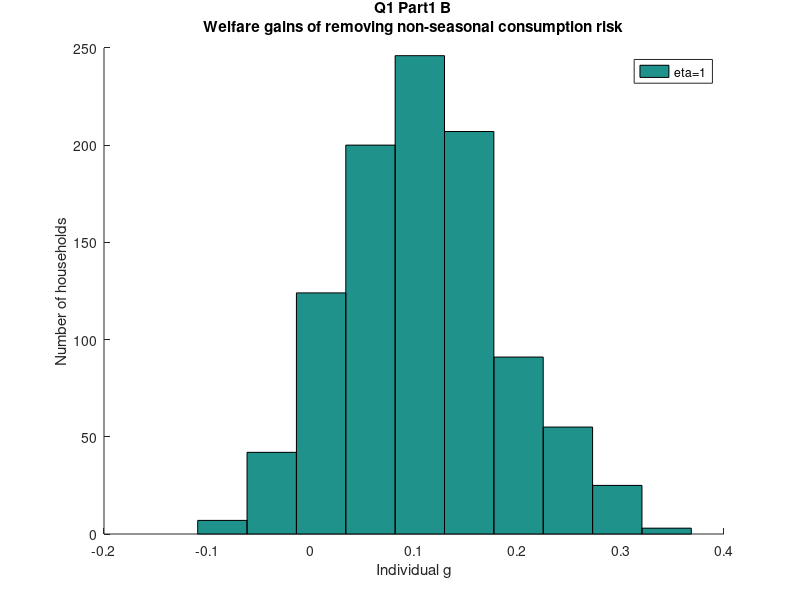

Recreate this plot in MATLAB. (Note: a time limit stopped this script after it produced the figure.)
%%%%%%%%%%%%% DEVELOPMENT ECONOMICS - HOMEWORK 2: QUESTION 1 %%%%%%%%%%%%%%
% Author: Didac Marti Pinto (CEMFI)
% Date: February 8th, 2019
%%%%%%%%%%%%%%%%%%%%%%%%%%%%%%%%%%%%%%%%%%%%%%%%%%%%%%%%%%%%%%%%%%%%%%%%%%%

clc; clear; close all;
rng(1234);

%% SET-UP %%

% Set parameters
N = 1000;
T = 12 * 40; % Total periods = 12 months * 40 years
beta = 0.99^(1/12); % Since anual beta (b^12) is 0.99
sigma_sq_e = 0.2;
sigma_e = sqrt(sigma_sq_e);
sigma_sq_u = 0.2; 
sigma_u = sqrt(sigma_sq_u);
eta_1 = 1;
eta_2 = 2;
eta_4 = 4;

% Deterministic seasonal component
gm_low = [-0.073, -0.185, 0.071, 0.066, 0.045, 0.029, 0.018, 0.018, ... 
    0.018, 0.001, -0.017, -0.041];
gm_mid = [-0.147, -0.370, 0.141, 0.131, 0.090, 0.058, 0.036, 0.036, ...
    0.036, 0.002, -0.033, -0.082];
gm_high = [-0.293, -0.739, 0.282, 0.262, 0.180, 0.116, 0.072, 0.072, ...
    0.072, 0.004, -0.066, -0.164];

% Stochastic seasonal component
sigma_sq_m_low = [ 0.043, 0.034, 0.145, 0.142, 0.137, 0.137, 0.119, ...
    0.102, 0.094, 0.094, 0.085, 0.068];
sigma_sq_m_mid = [0.085, 0.068, 0.290, 0.283, 0.273, 0.273, 0.239, ...
    0.205, 0.188, 0.188, 0.171, 0.137];
sigma_sq_m_high = [0.171, 0.137, 0.580, 0.567, 0.546, 0.546, 0.478, ...
    0.410, 0.376, 0.376, 0.341, 0.273];


%% PART 1: SET UP %%

% Create the individual component z_i 
ln_u = mvnrnd(zeros(N,1),eye(N) * sigma_sq_u).'; % Nx1 matrix with the individual ln_u
z = exp(-sigma_sq_u/2) * exp(ln_u); % Nx1 column with individual components Z_i's
Z = z * ones(1,T); % NxT matrix, where each row contains the individual component 

% Create NxT matrices with seasonal components
S_low = exp( kron(ones(N,40),gm_low) );
S_mid = exp( kron(ones(N,40),gm_mid) );
S_high = exp( kron(ones(N,40),gm_high) );

% Create NxT matrix with individual errors for any period
ln_e = zeros(N,T);
for i = 1:N
    for j = 0:39
        ln_e(i,(1+12*j):((j+1)*12)) = normrnd(0,sigma_e);
    end
end
E = exp(-sigma_sq_e/2) * exp(ln_e);

% Calculate matrix of individual consumptions (NxT each matrix)
Cl_s_or = Z .* S_low .* E; % Individual shock X Low seasonal component (common) 
                           % X Other individual and yearly-varying shock
Cm_s_or = Z .* S_mid .* E;
Ch_s_or = Z .* S_high .* E;
Cl_s = Z .* S_low; % Consumption without individual time-varying shock
Cm_s = Z .* S_mid;
Ch_s = Z .* S_high;
C_or = Z .* E; % Consumption without seasonal component
C = Z ; % Consumption without seasonal component and without non-seasonal
        % risk. Just individual shock

% Discounting matrix
beta_m = zeros(1,12);
beta_y = zeros(1,40);
 for i = 1:12
     beta_m(1,i) = beta.^(i-1);
 end
 for i = 1:40 
     beta_y(1,i) = beta.^(12*i);
 end
Betas = ones(N,1) * kron(beta_y,beta_m);


%% PART 1.A. : WELFARE GAINS REMOVING SEASONALITY %%

% Welfare gains removing seasonal component (eta = 1)
gl1_s = zeros(N,1); % Here I store individuals "g"
gm1_s = zeros(N,1);
gh1_s = zeros(N,1);
for i = 1:N
funl = @(gl) abs(sum( (Betas(i,:) .* log( Cl_s_or(i,:)*(1+gl))) .' - ...
          (Betas(i,:) .* log(C_or(i,:))) .').' );
gl1_s(i,1) = fminbnd(funl,-2,5);

funm = @(gm) abs(sum( (Betas(i,:) .* log( Cm_s_or(i,:)*(1+gm))) .' - ...
          (Betas(i,:) .* log(C_or(i,:))) .').' );
gm1_s(i,1) = fminbnd(funm,-2,5);

funh = @(gh) abs(sum( (Betas(i,:) .* log( Ch_s_or(i,:)*(1+gh))) .' - ...
          (Betas(i,:) .* log(C_or(i,:))) .').' );
gh1_s(i,1) = fminbnd(funh,-2,5);
end

    % Results:
Results = [mean(gl1_s), mean(gm1_s), mean(gh1_s)];
disp(' RESULTS PART 1.A. Mean welfare gains of removing seasonality (eta=1)')
disp(Results)
disp('Each column: Mean "g" for low, mid, and high seasonality')
disp(' ')
disp(' ')

%% PART 1.B. : WELFARE GAINS REMOVING NON-SEASONAL RISK (EPSILONS) %%

% Welfare gains removing non-seasonal consumption risk (eta = 1)
gl1_or = zeros(N,1);
gm1_or = zeros(N,1);
gh1_or = zeros(N,1);
for i = 1:N
funl = @(gl) abs(sum( (Betas(i,:) .* log( Cl_s_or(i,:)*(1+gl))) .' - ...
          (Betas(i,:) .* log(Cl_s(i,:))) .').' );
gl1_or(i,1) = fminbnd(funl,-2,5);

funm = @(gm) abs(sum( (Betas(i,:) .* log( Cm_s_or(i,:)*(1+gm))) .' - ...
          (Betas(i,:) .* log(Cm_s(i,:))) .').' );
gm1_or(i,1) = fminbnd(funm,-2,5);

funh = @(gh) abs(sum( (Betas(i,:) .* log( Ch_s_or(i,:)*(1+gh))) .' - ...
          (Betas(i,:) .* log(Ch_s(i,:))) .').' );
gh1_or(i,1) = fminbnd(funh,-2,5);
end

% Alternative: shut down seasonal risk, and measure the gains then (eta = 1)
g1_or_alt = zeros(N,1);
for i = 1:N
funl = @(gl) abs(sum( (Betas(i,:) .* log( C_or(i,:)*(1+gl))) .' - ...
          (Betas(i,:) .* log(C(i,:))) .').' );
g1_or_alt(i,1) = fminbnd(funl,-2,5);
end

Results = [prctile(gl1_or,10), prctile(gm1_or,10), prctile(gh1_or,10), prctile(g1_or_alt,10); ...
    prctile(gl1_or,50), prctile(gm1_or,50), prctile(gh1_or,50), prctile(g1_or_alt,50); ...
    prctile(gl1_or,90), prctile(gm1_or,90), prctile(gh1_or,90), prctile(g1_or_alt,90); ...
    mean(gl1_or), mean(gm1_or), mean(gh1_or), mean(g1_or_alt); ...
    std(gl1_or), std(gm1_or), std(gh1_or), std(g1_or_alt)];

% Results
disp(' RESULTS PART 1.B. Welfare gains of removing non-seasonal consumption risk (eta=1)')
disp(Results)
disp('First row: 10th percentile. Second row: Median. Third row: 90th percentile. Fourth row: Means. Fifth row: sd')
disp('Each column: "g" for low, mid, high, and no seasonality')
disp(' ')
disp(' ')

% Graph to compare distribution of welfare gains of removing non-seasonal consumption risk
hold on
hist(g1_or_alt);
xlabel('Individual g')
ylabel('Number of households')
legend('eta=1')
title({'Q1 Part1 B', 'Welfare gains of removing non-seasonal consumption risk'})
print('Q1_Part1_B','-dpng')


%% PART 1.D. : RE-DO FOR ETA = 2 & ETA = 4 %%

% Welfare gains removing seasonal component (eta = 2)
gl2_s = zeros(N,1);
gm2_s = zeros(N,1);
gh2_s = zeros(N,1);
for i = 1:N
funl = @(gl) abs(sum( (Betas(i,:) .* ((Cl_s_or(i,:)*(1+gl))).^(1-eta_2) / (1-eta_2)).' - ...
          (Betas(i,:) .* ((C_or(i,:)).^(1-eta_2) / (1-eta_2)) ) .').' );
gl2_s(i,1) = fminbnd(funl,-2,5);

funm = @(gm) abs(sum( (Betas(i,:) .* ((Cm_s_or(i,:)*(1+gm))).^(1-eta_2) / (1-eta_2)).' - ...
          (Betas(i,:) .* ((C_or(i,:)).^(1-eta_2) / (1-eta_2)) ) .').' );
gm2_s(i,1) = fminbnd(funm,-2,5);

funh = @(gh) abs(sum( (Betas(i,:) .* ((Ch_s_or(i,:)*(1+gh))).^(1-eta_2) / (1-eta_2)).' - ...
          (Betas(i,:) .* ((C_or(i,:)).^(1-eta_2) / (1-eta_2)) ) .').' );
gh2_s(i,1) = fminbnd(funh,-2,5);
end

% Welfare gains removing seasonal component (eta = 4)
gl4_s = zeros(N,1);
gm4_s = zeros(N,1);
gh4_s = zeros(N,1);
for i = 1:N
funl = @(gl) abs(sum( (Betas(i,:) .* ((Cl_s_or(i,:)*(1+gl))).^(1-eta_4) / (1-eta_4)).' - ...
          (Betas(i,:) .* ((C_or(i,:)).^(1-eta_4) / (1-eta_4)) ) .').' );
gl4_s(i,1) = fminbnd(funl,-2,5);

funm = @(gm) abs(sum( (Betas(i,:) .* ((Cm_s_or(i,:)*(1+gm))).^(1-eta_4) / (1-eta_4)).' - ...
          (Betas(i,:) .* ((C_or(i,:)).^(1-eta_4) / (1-eta_4)) ) .').' );
gm4_s(i,1) = fminbnd(funm,-2,5);

funh = @(gh) abs(sum( (Betas(i,:) .* ((Ch_s_or(i,:)*(1+gh))).^(1-eta_4) / (1-eta_4)).' - ...
          (Betas(i,:) .* ((C_or(i,:)).^(1-eta_4) / (1-eta_4)) ) .').' );
gh4_s(i,1) = fminbnd(funh,-2,5);
end

% Results:
Results = [mean(gl2_s), mean(gm2_s), mean(gh2_s); ...
    mean(gl4_s), mean(gm4_s), mean(gh4_s)];
disp(' RESULTS PART 1.D. Mean welfare gains of removing seasonality (eta=2 and 4)')
disp(Results)
disp('Row 1: eta=2. Row 2: eta=4')
disp('Each column: Mean "g" for low, mid, and high seasonality')
disp(' ')
disp(' ')

% Welfare gains removing non-seasonal consumption risk (eta = 2)
gl2_or = zeros(N,1);
gm2_or = zeros(N,1);
gh2_or = zeros(N,1);
for i = 1:N
funl = @(gl) abs(sum( (Betas(i,:) .* ((Cl_s_or(i,:)*(1+gl))).^(1-eta_2) / (1-eta_2)).' - ...
          (Betas(i,:) .* ((Cl_s(i,:)).^(1-eta_2) / (1-eta_2)) ) .').' );
gl2_or(i,1) = fminbnd(funl,-2,5);

funm = @(gm) abs(sum( (Betas(i,:) .* ((Cm_s_or(i,:)*(1+gm))).^(1-eta_2) / (1-eta_2)).' - ...
          (Betas(i,:) .* ((Cm_s(i,:)).^(1-eta_2) / (1-eta_2)) ) .').' );
gm2_or(i,1) = fminbnd(funm,-2,5);

funh = @(gh) abs(sum( (Betas(i,:) .* ((Ch_s_or(i,:)*(1+gh))).^(1-eta_2) / (1-eta_2)).' - ...
          (Betas(i,:) .* ((Ch_s(i,:)).^(1-eta_2) / (1-eta_2)) ) .').' );
gh2_or(i,1) = fminbnd(funh,-2,5);
end

% Alternative: shut down seasonal risk, and measure the gains then (eta = 2)
g2_or_alt = zeros(N,1);
for i = 1:N
funl = @(gl) abs(sum( (Betas(i,:) .* ((C_or(i,:)*(1+gl))).^(1-eta_2) / (1-eta_2)).' - ...
          (Betas(i,:) .* ((C(i,:)).^(1-eta_2) / (1-eta_2)) ) .').' );
g2_or_alt(i,1) = fminbnd(funl,-2,5);
end

% Welfare gains removing non-seasonal consumption risk (eta = 4)
gl4_or = zeros(N,1);
gm4_or = zeros(N,1);
gh4_or = zeros(N,1);
for i = 1:N
funl = @(gl) abs(sum( (Betas(i,:) .* ((Cl_s_or(i,:)*(1+gl))).^(1-eta_4) / (1-eta_4)).' - ...
          (Betas(i,:) .* ((Cl_s(i,:)).^(1-eta_4) / (1-eta_4)) ) .').' );
gl4_or(i,1) = fminbnd(funl,-2,5);

funm = @(gm) abs(sum( (Betas(i,:) .* ((Cm_s_or(i,:)*(1+gm))).^(1-eta_4) / (1-eta_4)).' - ...
          (Betas(i,:) .* ((Cm_s(i,:)).^(1-eta_4) / (1-eta_4)) ) .').' );
gm4_or(i,1) = fminbnd(funm,-2,5);

funh = @(gh) abs(sum( (Betas(i,:) .* ((Ch_s_or(i,:)*(1+gh))).^(1-eta_4) / (1-eta_4)).' - ...
          (Betas(i,:) .* ((Ch_s(i,:)).^(1-eta_4) / (1-eta_4)) ) .').' );
gh4_or(i,1) = fminbnd(funh,-2,5);
end

% Alternative: shut down seasonal risk, and measure the gains then (eta = 4)
g4_or_alt = zeros(N,1);
for i = 1:N
funl = @(gl) abs(sum( (Betas(i,:) .* ((C_or(i,:)*(1+gl))).^(1-eta_4) / (1-eta_4)).' - ...
          (Betas(i,:) .* ((C(i,:)).^(1-eta_4) / (1-eta_4)) ) .').' );
g4_or_alt(i,1) = fminbnd(funl,-2,5);
end

Results2 = [prctile(gl2_or,10), prctile(gm2_or,10), prctile(gh2_or,10); ...
    prctile(gl2_or,50), prctile(gm2_or,50), prctile(gh2_or,50); ...
    prctile(gl2_or,90), prctile(gm2_or,90), prctile(gh2_or,90); ...
    mean(gl2_or), mean(gm2_or), mean(gh2_or); ...
    std(gl2_or), std(gm2_or), std(gh2_or)];

Results4 = [prctile(gl4_or,10), prctile(gm4_or,10), prctile(gh4_or,10); ...
    prctile(gl4_or,50), prctile(gm4_or,50), prctile(gh4_or,50); ...
    prctile(gl4_or,90), prctile(gm4_or,90), prctile(gh4_or,90); ...
    mean(gl4_or), mean(gm4_or), mean(gh4_or); ...
    std(gl4_or), std(gm4_or), std(gh4_or)];

% Results (eta=2)
disp(' RESULTS PART 1.D. Welfare gains of removing non-seasonal consumption risk (eta=2)')
disp(Results2)
disp('First row: 10th percentile. Second row: Median. Third row: 90th percentile. Fourth row: Means. Fifth row: sd')
disp('Each column: "g" for low, mid and high seasonality')
disp(' ')
disp(' ')

% Results (eta=4)
disp(' RESULTS PART 1.D. Welfare gains of removing non-seasonal consumption risk (eta=4)')
disp(Results4)
disp('First row: 10th percentile. Second row: Median. Third row: 90th percentile. Fourth row: Means. Fifth row: sd')
disp('Each column: "g" for low, mid and high seasonality')
disp(' ')
disp(' ')

% Graph to compare distribution of welfare gains of removing non-seasonal consumption risk
figure 
hold on
histogram(g1_or_alt);
hold on
histogram(g2_or_alt);
hold on
histogram(g4_or_alt);
xlabel('Individual g')
ylabel('Number of households')
legend('eta=1','eta=2','eta=4')
title({'Q1 Part1 D', 'Welfare gains of removing non-seasonal consumption risk'})
print('Q1_Part1_D','-dpng')


%% PART 2: SET-UP %%


% Create a NxT matrix with seasonal components
Sr_low = zeros(N,T);
for i = 1:N
    for j = 0:39
      Sr_low(i,(1+j*12):(j+1)*12) = exp(-sigma_sq_m_low/2) .* ...
      exp( mvnrnd(zeros(12,1), ones(12,1) * sigma_sq_m_low .* eye(12) ) );
      % Each one is a row of 12 seasonal components used for each indiv.
    end
end
Sr_mid = zeros(N,T);
for i = 1:N
    for j = 0:39
      Sr_mid(i,(1+j*12):(j+1)*12) = exp(-sigma_sq_m_mid/2) .* ...
      exp( mvnrnd(zeros(12,1), ones(12,1) * sigma_sq_m_mid .* eye(12) ) );
      % Each one is a row of 12 seasonal components used for each indiv.
    end
end
Sr_high = zeros(N,T);
for i = 1:N
    for j = 0:39
      Sr_high(i,(1+j*12):(j+1)*12) = exp(-sigma_sq_m_high/2) .* ...
      exp( mvnrnd(zeros(12,1), ones(12,1) * sigma_sq_m_high .* eye(12) ) );
      % Each one is a row of 12 seasonal components used for each indiv.
    end
end

% Calculate matrix of individual consumptions (NxT each matrix)
C_sm_srl_or = Z .* S_mid .*  Sr_low .* E; 
C_sm_srm_or = Z .* S_mid .* Sr_mid .* E;
C_sm_srh_or = Z .* S_mid .* Sr_high .* E;

C_srl_or = Z .* Sr_low .* E; 
C_srm_or = Z .* Sr_mid .* E;
C_srh_or = Z .* Sr_high .* E;

C_sm_srl = Z .* S_mid .*  Sr_low; 
C_sm_srm = Z .* S_mid .* Sr_mid;
C_sm_srh = Z .* S_mid .* Sr_high;

C_sm_or = Z .* S_mid .* E; 


%% PART 2.A : WELFARE GAINS REMOVING SEASONALITY %%

% Welfare gains removing deterministic seasonal component (eta = 1)
gl1_s2 = zeros(N,1); 
gm1_s2 = zeros(N,1);
gh1_s2 = zeros(N,1);
for i = 1:N
funl = @(gl) abs(sum( (Betas(i,:) .* log(C_sm_srl_or(i,:)*(1+gl))) .' - ...
          (Betas(i,:) .* log(C_srl_or(i,:))) .').' );
gl1_s2(i,1) = fminbnd(funl,-2,5);

funm = @(gm) abs(sum( (Betas(i,:) .* log(C_sm_srm_or(i,:)*(1+gm))) .' - ...
          (Betas(i,:) .* log(C_srm_or(i,:))) .').' );
gm1_s2(i,1) = fminbnd(funm,-2,5);

funh = @(gh) abs(sum( (Betas(i,:) .* log(C_sm_srh_or(i,:)*(1+gh))) .' - ...
          (Betas(i,:) .* log(C_srh_or(i,:))) .').' );
gh1_s2(i,1) = fminbnd(funh,-2,5);
end

% Welfare gains removing stochastic seasonal component (eta = 1)
gl1_sr = zeros(N,1); 
gm1_sr = zeros(N,1);
gh1_sr = zeros(N,1);
for i = 1:N
funl = @(gl) abs(sum( (Betas(i,:) .* log(C_sm_srl_or(i,:)*(1+gl))) .' - ...
          (Betas(i,:) .* log(C_sm_or(i,:))) .').' );
gl1_sr(i,1) = fminbnd(funl,-2,5);

funm = @(gm) abs(sum( (Betas(i,:) .* log(C_sm_srm_or(i,:)*(1+gm))) .' - ...
          (Betas(i,:) .* log(C_sm_or(i,:))) .').' );
gm1_sr(i,1) = fminbnd(funm,-2,5);

funh = @(gh) abs(sum( (Betas(i,:) .* log(C_sm_srh_or(i,:)*(1+gh))) .' - ...
          (Betas(i,:) .* log(C_sm_or(i,:))) .').' );
gh1_sr(i,1) = fminbnd(funh,-2,5);
end
  
% Welfare gains removing both seasonal components (eta = 1)
gl1_s_sr = zeros(N,1); 
gm1_s_sr = zeros(N,1);
gh1_s_sr = zeros(N,1);
for i = 1:N
funl = @(gl) abs(sum( (Betas(i,:) .* log(C_sm_srl_or(i,:)*(1+gl))) .' - ...
          (Betas(i,:) .* log(C_or(i,:))) .').' );
gl1_s_sr(i,1) = fminbnd(funl,-2,5);

funm = @(gm) abs(sum( (Betas(i,:) .* log(C_sm_srm_or(i,:)*(1+gm))) .' - ...
          (Betas(i,:) .* log(C_or(i,:))) .').' );
gm1_s_sr(i,1) = fminbnd(funm,-2,5);

funh = @(gh) abs(sum( (Betas(i,:) .* log(C_sm_srh_or(i,:)*(1+gh))) .' - ...
          (Betas(i,:) .* log(C_or(i,:))) .').' );
gh1_s_sr(i,1) = fminbnd(funh,-2,5);
end

% Results removing deterministic component:
Results = [mean(gl1_s2), mean(gm1_s2), mean(gh1_s2)];
disp(' RESULTS PART 2.A. Welfare gains of removing deterministic seasonal component (eta=1)')
disp(Results)
disp('Rows: Means')
disp('Each column: "g" for low, mid and high seasonality')
disp(' ')
disp(' ')

% Results removing stochastic component:
Results = [prctile(gl1_sr,10), prctile(gm1_sr,10), prctile(gh1_sr,10); ...
    prctile(gl1_sr,50), prctile(gm1_sr,50), prctile(gh1_sr,50); ...
    prctile(gl1_sr,90), prctile(gm1_sr,90), prctile(gh1_sr,90); ...
    mean(gl1_sr), mean(gm1_sr), mean(gh1_sr); ...
    std(gl1_sr), std(gm1_sr), std(gh1_sr)];
disp(' RESULTS PART 2.A. Welfare gains of removing stochastic seasonal components (eta=1)')
disp(Results)
disp('First row: 10th percentile. Second row: Median. Third row: 90th percentile. Fourth row: Means. Fifth row: sd')
disp('Each column: "g" for low, mid and high seasonality')
disp(' ')
disp(' ')

% Results removing both stochastic and deterministic component:
Results = [prctile(gl1_s_sr,10), prctile(gm1_s_sr,10), prctile(gh1_s_sr,10); ...
    prctile(gl1_s_sr,50), prctile(gm1_s_sr,50), prctile(gh1_s_sr,50); ...
    prctile(gl1_s_sr,90), prctile(gm1_s_sr,90), prctile(gh1_s_sr,90); ...
    mean(gl1_s_sr), mean(gm1_s_sr), mean(gh1_s_sr); ...
    std(gl1_s_sr), std(gm1_s_sr), std(gh1_s_sr)];
disp(' RESULTS PART 2.A. Welfare gains of removing both seasonality components (eta=1)')
disp(Results)
disp('First row: 10th percentile. Second row: Median. Third row: 90th percentile. Fourth row: Means. Fifth row: sd')
disp('Each column: "g" for low, mid and high seasonality')
disp(' ')
disp(' ')

% Graph of the distribution of welfare gains of removing the seasonal stochastic component
figure 
hold on
histogram(gl1_sr);
hold on
histogram(gm1_sr);
hold on
histogram(gh1_sr);
xlabel('Individual g')
ylabel('Number of households')
legend('Low seasonality dispersion','Medium seasonality dispersion','High seasonality dispersion')
title({'Q1 Part2 A1', 'Welfare gains of removing stochastic seasonal component'})
print('Q1_Part2_A1','-dpng')

% Graph of the distribution of welfare gains of removing both seasonal components
figure 
hold on
histogram(gl1_s_sr);
hold on
histogram(gm1_s_sr);
hold on
histogram(gh1_s_sr);
xlabel('Individual g')
ylabel('Number of households')
legend('Low seasonality dispersion','Medium seasonality dispersion','High seasonality dispersion')
title({'Q1 Part2 A2', 'Welfare gains of removing both seasonal components'})
print('Q1_Part2_A2','-dpng')

  
%% PART 2.B. : WELFARE GAINS REMOVING NON-SEASONAL RISK  %%

% Welfare gains removing non-seasonal consumption risk (eta = 1)
gl1_or_q2 = zeros(N,1);
gm1_or_q2 = zeros(N,1);
gh1_or_q2 = zeros(N,1);
for i = 1:N
funl = @(gl) abs(sum( (Betas(i,:) .* log( C_sm_srl_or(i,:)*(1+gl))) .' - ...
          (Betas(i,:) .* log(C_sm_srl(i,:))) .').' );
gl1_or_q2(i,1) = fminbnd(funl,-2,5);

funm = @(gm) abs(sum( (Betas(i,:) .* log(C_sm_srm_or(i,:)*(1+gm))) .' - ...
          (Betas(i,:) .* log(C_sm_srm(i,:))) .').' );
gm1_or_q2(i,1) = fminbnd(funm,-2,5);

funh = @(gh) abs(sum( (Betas(i,:) .* log(C_sm_srh_or(i,:)*(1+gh))) .' - ...
          (Betas(i,:) .* log(C_sm_srh(i,:))) .').' );
gh1_or_q2(i,1) = fminbnd(funh,-2,5);
end

% Results
Results = [prctile(gl1_or_q2,10), prctile(gm1_or_q2,10), prctile(gh1_or_q2,10); ...
    prctile(gl1_or_q2,50), prctile(gm1_or_q2,50), prctile(gh1_or_q2,50); ...
    prctile(gl1_or_q2,90), prctile(gm1_or_q2,90), prctile(gh1_or_q2,90); ...
    mean(gl1_or_q2), mean(gm1_or_q2), mean(gh1_or_q2); ...
    std(gl1_or_q2), std(gm1_or_q2), std(gh1_or_q2)];

disp(' RESULTS PART 2.B. Welfare gains of removing non-seasonal consumption risk (eta=1)')
disp(Results)
disp('First row: 10th percentile. Second row: Median. Third row: 90th percentile. Fourth row: Means. Fifth row: sd')
disp('Each column: "g" for low, mid and high seasonality')
disp(' ')
disp(' ')

% Graph to compare distribution of welfare gains of removing non-seasonal consumption risk
figure
hold on
hist(gl1_or_q2);
xlabel('Individual g')
ylabel('Number of households')
legend('eta=1')
title({'Q1 Part2 B', 'Welfare gains of removing non-seasonal consumption risk'})
print('Q1_Part2_B','-dpng')



%% PART 2.D. : RE-DO FOR ETA = 2 & ETA = 4 %%

% Welfare gains removing deterministic seasonal component (eta = 2)
gl2_s2 = zeros(N,1); 
gm2_s2 = zeros(N,1);
gh2_s2 = zeros(N,1);
for i = 1:N
funl = @(gl) abs(sum( (Betas(i,:) .* ((C_sm_srl_or(i,:)*(1+gl))).^(1-eta_2) / (1-eta_2)).' - ...
          (Betas(i,:) .* ((C_srl_or(i,:)).^(1-eta_2) / (1-eta_2)) ) .').' );
gl2_s2(i,1) = fminbnd(funl,-2,5);

funm = @(gm) abs(sum( (Betas(i,:) .* ((C_sm_srm_or(i,:)*(1+gm))).^(1-eta_2) / (1-eta_2)).' - ...
          (Betas(i,:) .* ((C_srm_or(i,:)).^(1-eta_2) / (1-eta_2)) ) .').' );
gm2_s2(i,1) = fminbnd(funm,-2,5);

funh = @(gh) abs(sum( (Betas(i,:) .* ((C_sm_srh_or(i,:)*(1+gh))).^(1-eta_2) / (1-eta_2)).' - ...
          (Betas(i,:) .* ((C_srh_or(i,:)).^(1-eta_2) / (1-eta_2)) ) .').' );
gh2_s2(i,1) = fminbnd(funh,-2,5);
end


% Welfare gains removing deterministic seasonal component (eta = 4)
gl4_s2 = zeros(N,1); 
gm4_s2 = zeros(N,1);
gh4_s2 = zeros(N,1);
for i = 1:N
funl = @(gl) abs(sum( (Betas(i,:) .* ((C_sm_srl_or(i,:)*(1+gl))).^(1-eta_4) / (1-eta_4)).' - ...
          (Betas(i,:) .* ((C_srl_or(i,:)).^(1-eta_4) / (1-eta_4)) ) .').' );
gl4_s2(i,1) = fminbnd(funl,-2,5);

funm = @(gm) abs(sum( (Betas(i,:) .* ((C_sm_srm_or(i,:)*(1+gm))).^(1-eta_4) / (1-eta_4)).' - ...
          (Betas(i,:) .* ((C_srm_or(i,:)).^(1-eta_4) / (1-eta_4)) ) .').' );
gm4_s2(i,1) = fminbnd(funm,-2,5);

funh = @(gh) abs(sum( (Betas(i,:) .* ((C_sm_srh_or(i,:)*(1+gh))).^(1-eta_4) / (1-eta_4)).' - ...
          (Betas(i,:) .* ((C_srh_or(i,:)).^(1-eta_4) / (1-eta_4)) ) .').' );
gh4_s2(i,1) = fminbnd(funh,-2,5);
end

% Results removing deterministic component (eta = 2)
Results = [mean(gl2_s2), mean(gm2_s2), mean(gh2_s2)];
disp(' RESULTS PART 2.D. Welfare gains of removing deterministic seasonal component (eta=2)')
disp(Results)
disp('Rows: Means')
disp('Each column: "g" for low, mid and high seasonality')
disp(' ')
disp(' ')

% Results removing deterministic component (eta = 4)
Results = [mean(gl4_s2), mean(gm4_s2), mean(gh4_s2)];
disp(' RESULTS PART 2.D. Welfare gains of removing deterministic seasonal component (eta=4)')
disp(Results)
disp('Rows: Means')
disp('Each column: "g" for low, mid and high seasonality')
disp(' ')
disp(' ')



% Welfare gains removing stochastic seasonal component (eta = 2)
gl2_sr = zeros(N,1); 
gm2_sr = zeros(N,1);
gh2_sr = zeros(N,1);
for i = 1:N
funl = @(gl) abs(sum( (Betas(i,:) .* ((C_sm_srl_or(i,:)*(1+gl))).^(1-eta_2) / (1-eta_2)).' - ...
          (Betas(i,:) .* ((C_sm_or(i,:)).^(1-eta_2) / (1-eta_2)) ) .').' );
gl2_sr(i,1) = fminbnd(funl,-2,5);

funm = @(gm) abs(sum( (Betas(i,:) .* ((C_sm_srm_or(i,:)*(1+gm))).^(1-eta_2) / (1-eta_2)).' - ...
          (Betas(i,:) .* ((C_sm_or(i,:)).^(1-eta_2) / (1-eta_2)) ) .').' );
gm2_sr(i,1) = fminbnd(funm,-2,5);

funh = @(gh) abs(sum( (Betas(i,:) .* ((C_sm_srh_or(i,:)*(1+gh))).^(1-eta_2) / (1-eta_2)).' - ...
          (Betas(i,:) .* ((C_sm_or(i,:)).^(1-eta_2) / (1-eta_2)) ) .').' );
gh2_sr(i,1) = fminbnd(funh,-2,5);
end


% Welfare gains removing stochastic seasonal component (eta = 4)
gl4_sr = zeros(N,1); 
gm4_sr = zeros(N,1);
gh4_sr = zeros(N,1);
for i = 1:N
funl = @(gl) abs(sum( (Betas(i,:) .* ((C_sm_srl_or(i,:)*(1+gl))).^(1-eta_4) / (1-eta_4)).' - ...
          (Betas(i,:) .* ((C_sm_or(i,:)).^(1-eta_4) / (1-eta_4)) ) .').' );
gl4_sr(i,1) = fminbnd(funl,-2,5);

funm = @(gm) abs(sum( (Betas(i,:) .* ((C_sm_srm_or(i,:)*(1+gm))).^(1-eta_4) / (1-eta_4)).' - ...
          (Betas(i,:) .* ((C_sm_or(i,:)).^(1-eta_4) / (1-eta_4)) ) .').' );
gm4_sr(i,1) = fminbnd(funm,-2,5);

funh = @(gh) abs(sum( (Betas(i,:) .* ((C_sm_srh_or(i,:)*(1+gh))).^(1-eta_4) / (1-eta_4)).' - ...
          (Betas(i,:) .* ((C_sm_or(i,:)).^(1-eta_4) / (1-eta_4)) ) .').' );
gh4_sr(i,1) = fminbnd(funh,-2,5);
end

% Results removing stochastic component (eta=2)
Results = [prctile(gl2_sr,10), prctile(gm2_sr,10), prctile(gh2_sr,10); ...
    prctile(gl2_sr,50), prctile(gm2_sr,50), prctile(gh2_sr,50); ...
    prctile(gl2_sr,90), prctile(gm2_sr,90), prctile(gh2_sr,90); ...
    mean(gl2_sr), mean(gm2_sr), mean(gh2_sr); ...
    std(gl2_sr), std(gm2_sr), std(gh2_sr)];
disp(' RESULTS PART 2.D. Welfare gains of removing stochastic seasonal components (eta=2)')
disp(Results)
disp('First row: 10th percentile. Second row: Median. Third row: 90th percentile. Fourth row: Means. Fifth row: sd')
disp('Each column: "g" for low, mid and high seasonality')
disp(' ')
disp(' ')

% Results removing stochastic component (eta=4)
Results = [prctile(gl4_sr,10), prctile(gm4_sr,10), prctile(gh4_sr,10); ...
    prctile(gl4_sr,50), prctile(gm4_sr,50), prctile(gh4_sr,50); ...
    prctile(gl4_sr,90), prctile(gm4_sr,90), prctile(gh4_sr,90); ...
    mean(gl4_sr), mean(gm4_sr), mean(gh4_sr); ...
    std(gl4_sr), std(gm4_sr), std(gh4_sr)];
disp(' RESULTS PART 2.D. Welfare gains of removing stochastic seasonal components (eta=4)')
disp(Results)
disp('First row: 10th percentile. Second row: Median. Third row: 90th percentile. Fourth row: Means. Fifth row: sd')
disp('Each column: "g" for low, mid and high seasonality')
disp(' ')
disp(' ')
  






% Welfare gains removing both seasonal components (eta = 2)
gl2_s_sr = zeros(N,1); 
gm2_s_sr = zeros(N,1);
gh2_s_sr = zeros(N,1);
for i = 1:N
funl = @(gl) abs(sum( (Betas(i,:) .* ((C_sm_srl_or(i,:)*(1+gl))).^(1-eta_2) / (1-eta_2)).' - ...
          (Betas(i,:) .* ((C_or(i,:)).^(1-eta_2) / (1-eta_2)) ) .').' );
gl2_s_sr(i,1) = fminbnd(funl,-2,5);

funm = @(gm) abs(sum( (Betas(i,:) .* ((C_sm_srm_or(i,:)*(1+gm))).^(1-eta_2) / (1-eta_2)).' - ...
          (Betas(i,:) .* ((C_or(i,:)).^(1-eta_2) / (1-eta_2)) ) .').' );
gm2_s_sr(i,1) = fminbnd(funm,-2,5);

funh = @(gh) abs(sum( (Betas(i,:) .* ((C_sm_srh_or(i,:)*(1+gh))).^(1-eta_2) / (1-eta_2)).' - ...
          (Betas(i,:) .* ((C_or(i,:)).^(1-eta_2) / (1-eta_2)) ) .').' );
gh2_s_sr(i,1) = fminbnd(funh,-2,5);
end

% Welfare gains removing both seasonal components (eta = 4)
gl4_s_sr = zeros(N,1); 
gm4_s_sr = zeros(N,1);
gh4_s_sr = zeros(N,1);
for i = 1:N
funl = @(gl) abs(sum( (Betas(i,:) .* ((C_sm_srl_or(i,:)*(1+gl))).^(1-eta_4) / (1-eta_4)).' - ...
          (Betas(i,:) .* ((C_or(i,:)).^(1-eta_4) / (1-eta_4)) ) .').' );
gl4_s_sr(i,1) = fminbnd(funl,-2,5);

funm = @(gm) abs(sum( (Betas(i,:) .* ((C_sm_srm_or(i,:)*(1+gm))).^(1-eta_4) / (1-eta_4)).' - ...
          (Betas(i,:) .* ((C_or(i,:)).^(1-eta_4) / (1-eta_4)) ) .').' );
gm4_s_sr(i,1) = fminbnd(funm,-2,5);

funh = @(gh) abs(sum( (Betas(i,:) .* ((C_sm_srh_or(i,:)*(1+gh))).^(1-eta_4) / (1-eta_4)).' - ...
          (Betas(i,:) .* ((C_or(i,:)).^(1-eta_4) / (1-eta_4)) ) .').' );
gh4_s_sr(i,1) = fminbnd(funh,-2,5);
end

% Results removing both stochastic and deterministic component (eta=2):
Results = [prctile(gl2_s_sr,10), prctile(gm2_s_sr,10), prctile(gh2_s_sr,10); ...
    prctile(gl2_s_sr,50), prctile(gm2_s_sr,50), prctile(gh2_s_sr,50); ...
    prctile(gl2_s_sr,90), prctile(gm2_s_sr,90), prctile(gh2_s_sr,90); ...
    mean(gl2_s_sr), mean(gm2_s_sr), mean(gh2_s_sr); ...
    std(gl2_s_sr), std(gm2_s_sr), std(gh2_s_sr)];
disp(' RESULTS PART 2.D. Welfare gains of removing both seasonality components (eta=2)')
disp(Results)
disp('First row: 10th percentile. Second row: Median. Third row: 90th percentile. Fourth row: Means. Fifth row: sd')
disp('Each column: "g" for low, mid and high seasonality')
disp(' ')
disp(' ')

% Results removing both stochastic and deterministic component (eta=4):
Results = [prctile(gl4_s_sr,10), prctile(gm4_s_sr,10), prctile(gh4_s_sr,10); ...
    prctile(gl4_s_sr,50), prctile(gm4_s_sr,50), prctile(gh4_s_sr,50); ...
    prctile(gl4_s_sr,90), prctile(gm4_s_sr,90), prctile(gh4_s_sr,90); ...
    mean(gl4_s_sr), mean(gm4_s_sr), mean(gh4_s_sr); ...
    std(gl4_s_sr), std(gm4_s_sr), std(gh4_s_sr)];
disp(' RESULTS PART 2.D. Welfare gains of removing both seasonality components (eta=4)')
disp(Results)
disp('First row: 10th percentile. Second row: Median. Third row: 90th percentile. Fourth row: Means. Fifth row: sd')
disp('Each column: "g" for low, mid and high seasonality')
disp(' ')
disp(' ')





% Welfare gains removing non-seasonal consumption risk (eta = 2)
gl2_or_q2 = zeros(N,1);
gm2_or_q2 = zeros(N,1);
gh2_or_q2 = zeros(N,1);
for i = 1:N
funl = @(gl) abs(sum( (Betas(i,:) .* ((C_sm_srl_or(i,:)*(1+gl))).^(1-eta_2) / (1-eta_2)).' - ...
          (Betas(i,:) .* ((C_sm_srl(i,:)).^(1-eta_2) / (1-eta_2)) ) .').' );
gl2_or_q2(i,1) = fminbnd(funl,-2,5);

funm = @(gm) abs(sum( (Betas(i,:) .* ((C_sm_srm_or(i,:)*(1+gm))).^(1-eta_2) / (1-eta_2)).' - ...
          (Betas(i,:) .* ((C_sm_srm(i,:)).^(1-eta_2) / (1-eta_2)) ) .').' );
gm2_or_q2(i,1) = fminbnd(funm,-2,5);

funh = @(gh) abs(sum( (Betas(i,:) .* ((C_sm_srh_or(i,:)*(1+gh))).^(1-eta_2) / (1-eta_2)).' - ...
          (Betas(i,:) .* ((C_sm_srh(i,:)).^(1-eta_2) / (1-eta_2)) ) .').' );
gh2_or_q2(i,1) = fminbnd(funh,-2,5);
end


% Welfare gains removing non-seasonal consumption risk (eta = 4)
gl4_or_q2 = zeros(N,1);
gm4_or_q2 = zeros(N,1);
gh4_or_q2 = zeros(N,1);
for i = 1:N
funl = @(gl) abs(sum( (Betas(i,:) .* ((C_sm_srl_or(i,:)*(1+gl))).^(1-eta_4) / (1-eta_4)).' - ...
          (Betas(i,:) .* ((C_sm_srl(i,:)).^(1-eta_4) / (1-eta_4)) ) .').' );
gl4_or_q2(i,1) = fminbnd(funl,-2,5);

funm = @(gm) abs(sum( (Betas(i,:) .* ((C_sm_srm_or(i,:)*(1+gm))).^(1-eta_4) / (1-eta_4)).' - ...
          (Betas(i,:) .* ((C_sm_srm(i,:)).^(1-eta_4) / (1-eta_4)) ) .').' );
gm4_or_q2(i,1) = fminbnd(funm,-2,5);

funh = @(gh) abs(sum( (Betas(i,:) .* ((C_sm_srh_or(i,:)*(1+gh))).^(1-eta_4) / (1-eta_4)).' - ...
          (Betas(i,:) .* ((C_sm_srh(i,:)).^(1-eta_4) / (1-eta_4)) ) .').' );
gh4_or_q2(i,1) = fminbnd(funh,-2,5);
end



% Results
Results = [prctile(gl2_or_q2,10), prctile(gm2_or_q2,10), prctile(gh2_or_q2,10); ...
    prctile(gl2_or_q2,50), prctile(gm2_or_q2,50), prctile(gh2_or_q2,50); ...
    prctile(gl2_or_q2,90), prctile(gm2_or_q2,90), prctile(gh2_or_q2,90); ...
    mean(gl2_or_q2), mean(gm2_or_q2), mean(gh2_or_q2); ...
    std(gl2_or_q2), std(gm2_or_q2), std(gh2_or_q2)];

disp(' RESULTS PART 2.D. Welfare gains of removing non-seasonal consumption risk (eta=2)')
disp(Results)
disp('First row: 10th percentile. Second row: Median. Third row: 90th percentile. Fourth row: Means. Fifth row: sd')
disp('Each column: "g" for low, mid and high seasonality')
disp(' ')
disp(' ')

% Results
Results = [prctile(gl4_or_q2,10), prctile(gm4_or_q2,10), prctile(gh4_or_q2,10); ...
    prctile(gl4_or_q2,50), prctile(gm4_or_q2,50), prctile(gh4_or_q2,50); ...
    prctile(gl4_or_q2,90), prctile(gm4_or_q2,90), prctile(gh4_or_q2,90); ...
    mean(gl4_or_q2), mean(gm4_or_q2), mean(gh4_or_q2); ...
    std(gl4_or_q2), std(gm4_or_q2), std(gh4_or_q2)];

disp(' RESULTS PART 2.D. Welfare gains of removing non-seasonal consumption risk (eta=4)')
disp(Results)
disp('First row: 10th percentile. Second row: Median. Third row: 90th percentile. Fourth row: Means. Fifth row: sd')
disp('Each column: "g" for low, mid and high seasonality')
disp(' ')
disp(' ')


%%% THE END %%%
